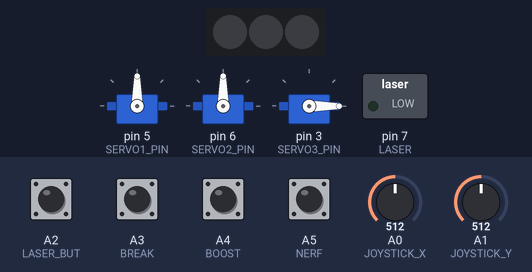
Recording of a sketch running on a simulated Arduino Uno, built with avr-gcc and run on an emulated ATmega328P. On the bench: 3 × servo, 3 RGB LEDs in strip order, left to right, switched loads named in the sketch (green lamp = pin HIGH). The test bench sets the inputs (shaded band); at power-on: A2 (LASER_BUT), A3 (BREAK), A4 (BOOST), A5 (NERF) HIGH, A0 (JOYSTICK_X) = 512, A1 (JOYSTICK_Y) = 512. Dim RGB values are drawn brighter than linear; what the sketch prints to the serial monitor is not drawn.

Above: at 1.2 s.
1.3 s: A0 (JOYSTICK_X) set to 900
At 2.5 s:
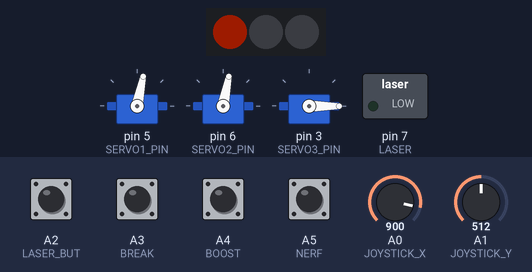
2.8 s: A3 (BREAK) pulled LOW for 1 s
At 3.08 s:
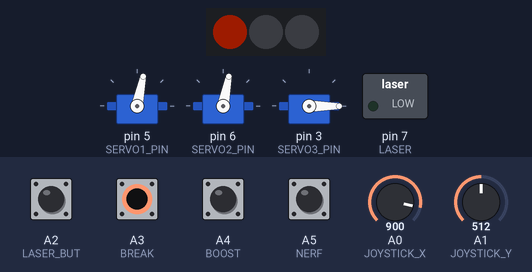
5.8 s: A0 (JOYSTICK_X) set to 122
At 6.1 s:
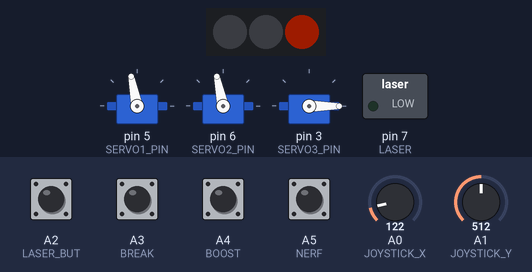
7.3 s: A1 (JOYSTICK_Y) set to 716
At 8.0 s:
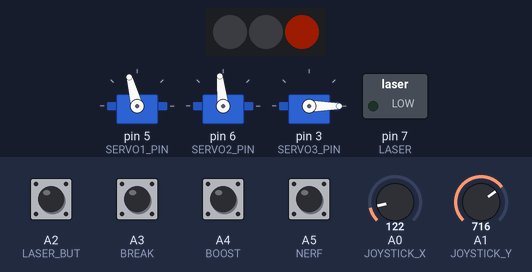
8.8 s: A0 (JOYSTICK_X) set to 511
At 9.9 s:
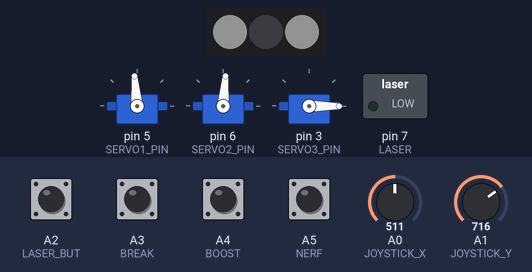
10.3 s: A1 (JOYSTICK_Y) set to 122
At 11.8 s:
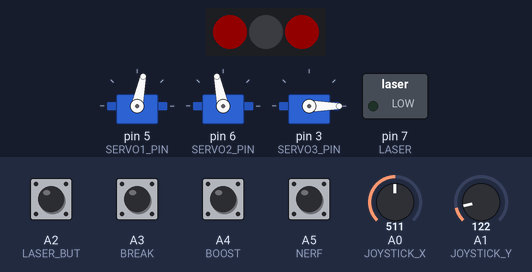
Timing chart, 0 to 12.8 s (numbered marks = the images above; inputs shaded):
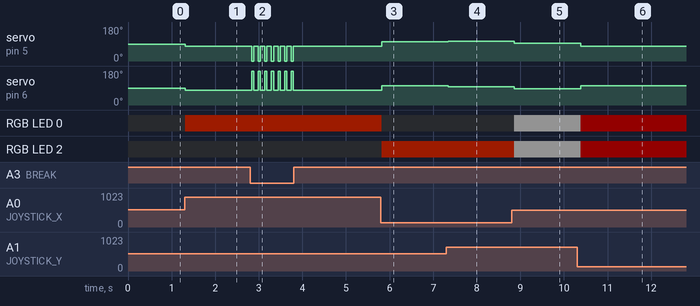

The sketch:

programme.ino
```cpp
#include <Servo.h>
#include <Adafruit_NeoPixel.h>

#define SERVO1_PIN 5
#define SERVO2_PIN 6
#define SERVO3_PIN 3

Servo myservo1;
Servo myservo2;
Servo myservo3;


#define LED_PIN 2
#define LED_COUNT 3

#define LASER 7

Adafruit_NeoPixel strip(LED_COUNT, LED_PIN, NEO_GRB + NEO_KHZ800);

// Définition des broches analogique
#define JOYSTICK_X A0  // X -> droite / gauche
#define JOYSTICK_Y A1  // Y -> vitesse / direction

#define LASER_BUT A2
#define BREAK A3
#define BOOST A4
#define NERF A5

// Définition de la marge autour du point d'origine (0, 0)
#define THRESHOLD 20

// Variables global
// calX : calibration en 0 de l'axe X
// calY : calibration en 0 de l'axe Y
int calX, calY;
// vitG vitesse moteur gauche
// vitD vitesse moteur droit
float vitG, vitD;

int slow = 0;

float bound(float val, float min, float max) {
  if (val < min) return min;
  else if (val > max) return max;
  else return val;
}


void set_leds_color(int r, int b, int v) {
  int32_t color = strip.Color(r, v, b);
  for (int i = 0; i < strip.numPixels(); i++) {
    strip.setPixelColor(i, color);
  }
  strip.show();
}


void set_pixel_color(int i, int r, int v, int b) {
  strip.setPixelColor(i, strip.Color(r, v, b));
  strip.show();
}

// setup()
void setup() {
  // Initialisation du port série
  Serial.begin(115200);

  myservo1.attach(SERVO1_PIN);
  myservo2.attach(SERVO2_PIN);
  myservo3.attach(SERVO3_PIN);

  pinMode(LASER, OUTPUT);
  pinMode(LASER_BUT, INPUT_PULLUP);
  pinMode(BREAK, INPUT_PULLUP);
  pinMode(BOOST, INPUT_PULLUP);
  pinMode(NERF, INPUT_PULLUP);

  // Calibration de la valeur (0, 0) du joystick
  calX = analogRead(JOYSTICK_X);
  calY = analogRead(JOYSTICK_Y);


  strip.begin();            // INITIALIZE NeoPixel strip object (REQUIRED)
  strip.show();             // Turn OFF all pixels ASAP
  strip.setBrightness(50);  // Set BRIGHTNESS to about 1/5 (max = 255)
}


// loop()
void loop() {
  // Calcul des données
  getData();

  if (digitalRead(BOOST) == LOW) {
    slow = 0;
  } else {
    slow = 75;
  }
  Serial.println(digitalRead(NERF));
  if (digitalRead(NERF) == 0) {
    myservo3.write(180);
  } else {
    myservo3.write(0);
  }

  if (digitalRead(LASER_BUT) == 0) {
    digitalWrite(LASER, HIGH);
  } else {
    digitalWrite(LASER, LOW);
  }


  if (digitalRead(BREAK) == LOW) {
    myservo1.attach(SERVO1_PIN);
    myservo2.attach(SERVO2_PIN);
    myservo1.write(0);
    myservo2.write(180);
    delay(50);
    myservo1.detach();
    myservo2.detach();
  }

  if (vitG == 0 && vitD == 0) {
    myservo1.detach();
    myservo2.detach();
      set_pixel_color(0,0,0,0);
      set_pixel_color(2,0,0,0);
  } else {
    myservo1.attach(SERVO1_PIN);
    myservo2.attach(SERVO2_PIN);
    myservo1.write(map(vitG, -100, 100, 0 + slow, 180 - slow));
    myservo2.write(map(vitD, -100, 100, 180 - slow, 0 + slow));

    if(vitG==vitD)
    {
      if(vitG>0)
      {
        set_pixel_color(0,100,100,100);
        set_pixel_color(2,100,100,100);
      }
      else
      {
        set_pixel_color(0,100,0,0);
        set_pixel_color(2,100,0,0);

      }

    }else if(vitG<vitD)
    {
      set_pixel_color(0,150,30,0);
      set_pixel_color(2,0,0,0);
    }
    else
    {
      set_pixel_color(2,150,30,0);
      set_pixel_color(0,0,0,0);

    }
  }


  // Delai de 500ms pour pouvoir lire la console
  delay(100);
}

// Fonction calculant les divers coefficient de vitesse, la direction, ainsi que la vitesse
void getData() {
  // rawX : valeur brute en X du joystick centrée sur calX
  // rawY : valeur brute en Y du joystick centrée sur calY
  // vitesse : vitesse calculé
  int rawX, rawY, vitesse;

  // Mesure des valeurs brute en X et Y
  rawX = analogRead(JOYSTICK_X);
  rawY = analogRead(JOYSTICK_Y);

  // Si rawY < THRESHOLD OU rawY > THRESHOLD
  if (rawY - calY > THRESHOLD || rawY - calY < -THRESHOLD) {
    // La vitesse est égale à map(rawY) depuis 0 ~ (1023 - calY) vers 0 ~ MAX_SPEED
    vitesse = map(rawY, 0, 1023, -100, 100);
  }  // Si rawY proche de 0
  else {
    // Les moteurs sont marqués comme arrétés, et vitesse = 0
    vitesse = 0;
  }
  if (rawX - calX > THRESHOLD || rawX - calX < -THRESHOLD) {
    //Selon la valeur de l'axe X, on applique un decalage sur la vitesse des moteurs gauche et droite.
    int rotate = map(rawX, 0, 1023, -100, 100);
    vitG = vitesse - rotate;
    vitD = vitesse + rotate;
    //on s'assure que la valeur reste entre -100 et 100;
    vitG = bound(vitG, -100, 100);
    vitD = bound(vitD, -100, 100);
  } else {
    vitG = vitesse;
    vitD = vitesse;
  }
}
```

Measured:
- after the input at 1.3 s, servo on pin 5 (SERVO1_PIN): 90° → 78° at once; servo on pin 6 (SERVO2_PIN): 90° → 79° at once; RGB LED 0: off → RGB(29, 5, 0) at once
- after the input at 2.8 s, servo on pin 5 (SERVO1_PIN): alternates 78° for 0.10 s and 0° for 0.05 s, 14 changes in all, then stays 78°, starting at once; servo on pin 6 (SERVO2_PIN): alternates 180° for 0.05 s and 79° for 0.10 s, 14 changes in all, then stays 79°, starting at once
- after the input at 5.8 s, servo on pin 5 (SERVO1_PIN): 78° → 101° at once; servo on pin 6 (SERVO2_PIN): 79° → 102° at once; RGB LED 0: RGB(29, 5, 0) → off at once; RGB LED 2: off → RGB(29, 5, 0) at once
- after the input at 7.3 s, servo on pin 5 (SERVO1_PIN): 101° → 105° at once; servo on pin 6 (SERVO2_PIN): 102° → 96° at once
- after the input at 8.8 s, servo on pin 5 (SERVO1_PIN): 105° → 95° after 0.06 s; servo on pin 6 (SERVO2_PIN): 96° → 85° after 0.06 s; RGB LED 0: off → RGB(19, 19, 19) after 0.06 s; RGB LED 2: RGB(29, 5, 0) → RGB(19, 19, 19) after 0.06 s
- after the input at 10.3 s, servo on pin 5 (SERVO1_PIN): 95° → 78° after 0.08 s; servo on pin 6 (SERVO2_PIN): 85° → 102° after 0.08 s; RGB LED 0, RGB LED 2: RGB(19, 19, 19) → RGB(19, 0, 0) after 0.08 s
